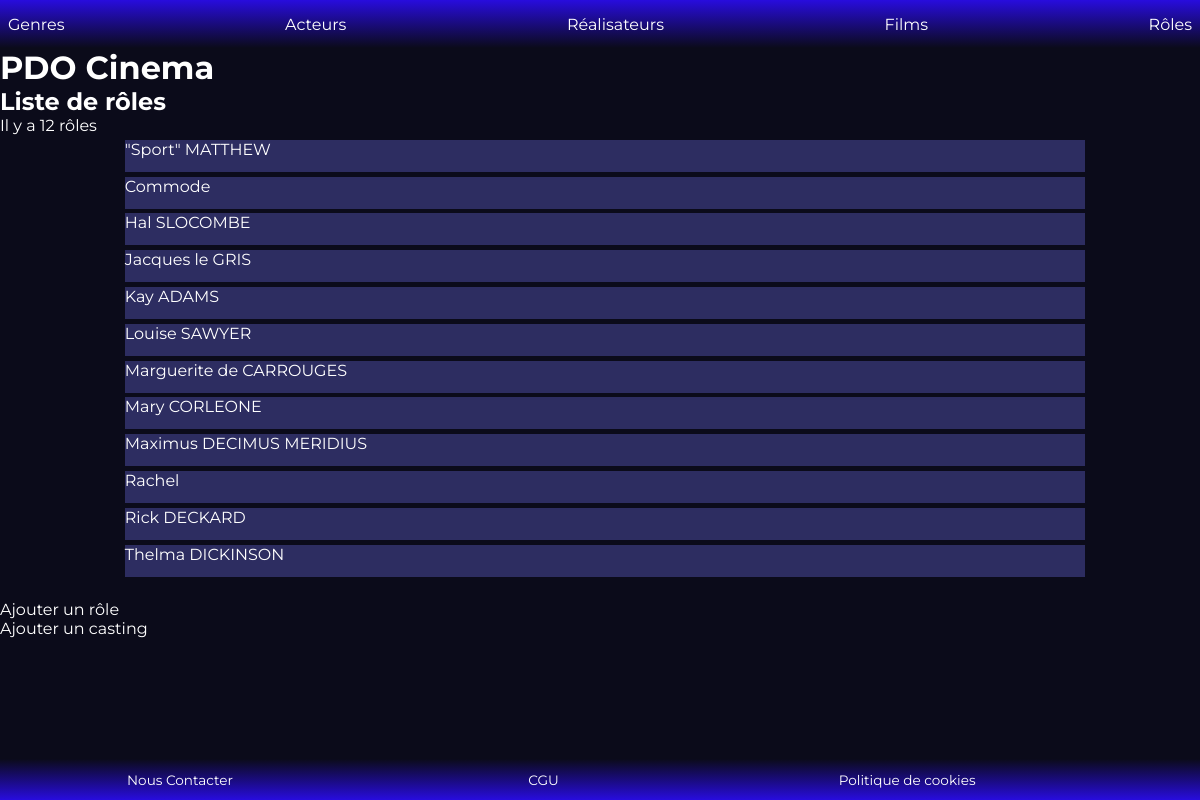
/index.php?action=listRoles, run on the app's committed database.
### tables this page shows
CREATE TABLE IF NOT EXISTS `role` (
  `id_role` int NOT NULL AUTO_INCREMENT,
  `nom_role` varchar(50) NOT NULL,
  PRIMARY KEY (`id_role`)
);

### controller/RoleController.php (called while the page is built, shortened)
<?php
class RoleController{
    public function listRoles() {
        $pdo = Connect::seConnecter();
        $requete = $pdo->query("
            SELECT * FROM role
            ORDER BY role.nom_role
        ");
        require "view/roles/listRoles.php";
    }
}

### view/roles/listRoles.php (the view, shortened to what this page needs)
<p> Il y a <?= $requete->rowCount() ?> rôles </p>
<div class="liste">
    <ul>
        <?php foreach($requete->fetchAll() as $role) { ?>
            <li>
                <a href="index.php?action=detailRole&id=<?=$role['id_role']?>"> <?= $role["nom_role"] ?> </a>
            </li>
            <?php } ?>
    </ul>
</div>
<br>
<a href="index.php?action=ajouterRole">Ajouter un rôle</a>
<br>
<a href="index.php?action=ajouterCasting">Ajouter un casting</a>
<?php
$titre_secondaire = "Liste de rôles";
$contenu = ob_get_clean();
require "view/template.php";

### index.php (shortened to what this page needs)
<?php
$ctrlCinema         = new CinemaController();
$ctrlRole           = new RoleController();
if(isset($_GET["action"])) {
    switch ($_GET["action"]) {
        case "listRoles"        : $ctrlRole->listRoles();        break;
    }
} else {
    $ctrlCinema->listFilms();
}

### view/template.php (shortened to what this page needs)
<!DOCTYPE html>
<html lang="fr">
<head>
    <link rel="stylesheet" href="./public/css/styles.css">
</head>
<body>
    <div id="wrapper">
        <nav>
            <a href="index.php?action=listGenres">Genres</a>
            <a href="index.php?action=listActeurs">Acteurs</a>
            <a href="index.php?action=listRealisateurs">Réalisateurs</a>
            <a href="index.php?action=listFilms">Films</a>
            <a href="index.php?action=listRoles">Rôles</a>
        </nav>
        <main>
            <div id="contenu">
                <h1>
                    PDO Cinema
                </h1>
                <h2>
                    <?= $titre_secondaire ?>
                </h2>
                <?= $contenu ?>
            </div>
        </main>
        <footer>
            <ul>
                <li>Nous Contacter</li>
                <li>CGU</li>
                <li>Politique de cookies</li>
            </ul>
        </footer>
    </div>
</body>
</html>

### public/css/styles.css (style rules this page uses)
:root { --body-color: rgba(11, 11, 26, 1); --body-font: "Montserrat", sans-serif; --text-color:rgba(255, 255, 255, 1); --h1-font-size: 1.5rem; --h2-font-size: 1.25rem; --h3-font-size: 1rem; --normal-font-size: 0.938rem; --small-font-size: 0.850rem; }
* { box-sizing: border-box; padding: 0; margin: 0; }
#wrapper { font-family: var(--body-font); background-color: var(--body-color); color: var(--text-color); position: relative; min-height: 100vh; width: 100%; padding-bottom: 5em; }
a { text-decoration: none; color: var(--text-color); }
ul, li { list-style: none; }
footer { position: absolute; height: 5em; width: 100%; font-size: var(--small-font-size); background: linear-gradient(#0B0B1A, #280CDE); display: flex; align-items: center; justify-content: space-around; bottom: 0; }
footer li { display: inline-block; width: 30%; text-align: center; }
footer ul { width: 100%; }
nav { background: linear-gradient(#280CDE, #0B0B1A); height: 5em; display: flex; align-items: center; justify-content: space-between; padding: 0.5em; }
.liste { width: 80%; margin: 0 auto; display: flex; }
.liste li { background-color: #2D2D61; margin: 0.3em; height: 2em; vertical-align: baseline; }
.liste li a { display: flex; align-items: center; }
@media (min-width:320px) { #wrapper { width: 100%; min-height: 100vh; } }
@media (min-width:320px) { nav { height: 3em; } }
@media (min-width:320px) { footer { height: 3em; } }
@media (min-width:320px) { .liste { width: 80%; justify-content: center; display: flex; gap: 3em; } }
@media (min-width:320px) { .liste ul, li { width: 100%; } }
@media (min-width:480px) { #wrapper { width: 100%; min-height: 100vh; } }

### data on the page
role: nom_role "\"Sport\" MATTHEW"
role: nom_role "Commode"
role: nom_role "Hal SLOCOMBE"
role: nom_role "Jacques le GRIS"
role: nom_role "Kay ADAMS"
role: nom_role "Louise SAWYER"
role: nom_role "Marguerite de CARROUGES"
role: nom_role "Mary CORLEONE"
role: nom_role "Maximus DECIMUS MERIDIUS"
role: nom_role "Rachel"
role: nom_role "Rick DECKARD"
role: nom_role "Thelma DICKINSON"

### other printed values
$titre_secondaire "Liste de rôles"
$requete->rowCount() "12"
